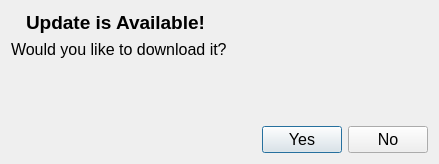
<?xml version="1.0" encoding="UTF-8"?>
<ui version="4.0">
 <class>UpdatePromptDialog</class>
 <widget class="QDialog" name="UpdatePromptDialog">
  <property name="geometry">
   <rect>
    <x>0</x>
    <y>0</y>
    <width>439</width>
    <height>164</height>
   </rect>
  </property>
  <property name="font">
   <font>
    <pointsize>12</pointsize>
   </font>
  </property>
  <property name="windowTitle">
   <string>Install Update</string>
  </property>
  <property name="windowIcon">
   <iconset resource="resource.qrc">
    <normaloff>:/icons/icons/update_down_arrow.png</normaloff>:/icons/icons/update_down_arrow.png</iconset>
  </property>
  <layout class="QVBoxLayout" name="verticalLayout_3">
   <item>
    <layout class="QHBoxLayout" name="horizontalLayout" stretch="0,1">
     <item>
      <widget class="QLabel" name="label_2">
       <property name="text">
        <string/>
       </property>
       <property name="pixmap">
        <pixmap resource="resource.qrc">:/icons/icons/update_down_arrow_big.png</pixmap>
       </property>
      </widget>
     </item>
     <item>
      <widget class="QLabel" name="label">
       <property name="font">
        <font>
         <pointsize>14</pointsize>
         <weight>75</weight>
         <bold>true</bold>
        </font>
       </property>
       <property name="text">
        <string>Update is Available!</string>
       </property>
      </widget>
     </item>
    </layout>
   </item>
   <item>
    <widget class="QLabel" name="contentText">
     <property name="text">
      <string>Would you like to download it?</string>
     </property>
     <property name="wordWrap">
      <bool>true</bool>
     </property>
    </widget>
   </item>
   <item>
    <layout class="QHBoxLayout" name="horizontalLayout_2">
     <item>
      <spacer name="horizontalSpacer">
       <property name="orientation">
        <enum>Qt::Horizontal</enum>
       </property>
       <property name="sizeHint" stdset="0">
        <size>
         <width>40</width>
         <height>20</height>
        </size>
       </property>
      </spacer>
     </item>
     <item>
      <layout class="QVBoxLayout" name="verticalLayout">
       <item>
        <spacer name="verticalSpacer">
         <property name="orientation">
          <enum>Qt::Vertical</enum>
         </property>
         <property name="sizeHint" stdset="0">
          <size>
           <width>20</width>
           <height>40</height>
          </size>
         </property>
        </spacer>
       </item>
       <item>
        <widget class="QPushButton" name="yesButton">
         <property name="text">
          <string>Yes</string>
         </property>
        </widget>
       </item>
      </layout>
     </item>
     <item>
      <layout class="QVBoxLayout" name="verticalLayout_2">
       <item>
        <spacer name="verticalSpacer_2">
         <property name="orientation">
          <enum>Qt::Vertical</enum>
         </property>
         <property name="sizeHint" stdset="0">
          <size>
           <width>20</width>
           <height>40</height>
          </size>
         </property>
        </spacer>
       </item>
       <item>
        <widget class="QPushButton" name="noButton">
         <property name="text">
          <string>No</string>
         </property>
        </widget>
       </item>
      </layout>
     </item>
    </layout>
   </item>
  </layout>
 </widget>
 <tabstops>
  <tabstop>noButton</tabstop>
  <tabstop>yesButton</tabstop>
 </tabstops>
 <resources>
  <include location="resource.qrc"/>
 </resources>
 <connections/>
</ui>
